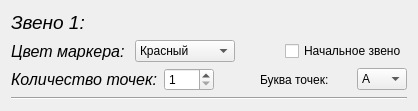
                 <widget class="QWidget" name="linkForm_1" native="true">
                  <layout class="QVBoxLayout" name="verticalLayout_7">
                   <item>
                    <widget class="QLabel" name="label_39">
                     <property name="font">
                      <font>
                       <pointsize>14</pointsize>
                       <italic>true</italic>
                      </font>
                     </property>
                     <property name="text">
                      <string>Звено 1:</string>
                     </property>
                    </widget>
                   </item>
                   <item>
                    <layout class="QHBoxLayout" name="horizontalLayout_24">
                     <property name="spacing">
                      <number>10</number>
                     </property>
                     <item>
                      <widget class="QLabel" name="label_40">
                       <property name="font">
                        <font>
                         <pointsize>12</pointsize>
                         <italic>true</italic>
                        </font>
                       </property>
                       <property name="text">
                        <string>Цвет маркера:</string>
                       </property>
                      </widget>
                     </item>
                     <item>
                      <widget class="QComboBox" name="link_1_color">
                       <property name="minimumSize">
                        <size>
                         <width>100</width>
                         <height>0</height>
                        </size>
                       </property>
                       <item>
                        <property name="text">
                         <string>Красный</string>
                        </property>
                       </item>
                       <item>
                        <property name="text">
                         <string>Желтый</string>
                        </property>
                       </item>
                       <item>
                        <property name="text">
                         <string>Синий</string>
                        </property>
                       </item>
                       <item>
                        <property name="text">
                         <string>Зелёный</string>
                        </property>
                       </item>
                      </widget>
                     </item>
                     <item>
                      <spacer name="horizontalSpacer_21">
                       <property name="orientation">
                        <enum>Qt::Horizontal</enum>
                       </property>
                       <property name="sizeHint" stdset="0">
                        <size>
                         <width>40</width>
                         <height>20</height>
                        </size>
                       </property>
                      </spacer>
                     </item>
                     <item>
                      <widget class="QCheckBox" name="link_1_initial">
                       <property name="text">
                        <string>Начальное звено</string>
                       </property>
                      </widget>
                     </item>
                    </layout>
                   </item>
                   <item>
                    <layout class="QHBoxLayout" name="horizontalLayout_25">
                     <item>
                      <widget class="QLabel" name="label_41">
                       <property name="font">
                        <font>
                         <pointsize>12</pointsize>
                         <italic>true</italic>
                        </font>
                       </property>
                       <property name="text">
                        <string>Количество точек:</string>
                       </property>
                      </widget>
                     </item>
                     <item>
                      <widget class="QSpinBox" name="link_1_points">
                       <property name="maximumSize">
                        <size>
                         <width>50</width>
                         <height>16777215</height>
                        </size>
                       </property>
                       <property name="minimum">
                        <number>1</number>
                       </property>
                       <property name="maximum">
                        <number>3</number>
                       </property>
                       <property name="value">
                        <number>1</number>
                       </property>
                      </widget>
                     </item>
                     <item>
                      <spacer name="horizontalSpacer_22">
                       <property name="orientation">
                        <enum>Qt::Horizontal</enum>
                       </property>
                       <property name="sizeType">
                        <enum>QSizePolicy::Minimum</enum>
                       </property>
                       <property name="sizeHint" stdset="0">
                        <size>
                         <width>40</width>
                         <height>20</height>
                        </size>
                       </property>
                      </spacer>
                     </item>
                     <item>
                      <widget class="QLabel" name="label_42">
                       <property name="text">
                        <string>Буква точек:</string>
                       </property>
                      </widget>
                     </item>
                     <item>
                      <widget class="QComboBox" name="link_1_letter">
                       <property name="maximumSize">
                        <size>
                         <width>50</width>
                         <height>16777215</height>
                        </size>
                       </property>
                       <item>
                        <property name="text">
                         <string>A</string>
                        </property>
                       </item>
                       <item>
                        <property name="text">
                         <string>B</string>
                        </property>
                       </item>
                       <item>
                        <property name="text">
                         <string>C</string>
                        </property>
                       </item>
                       <item>
                        <property name="text">
                         <string>D</string>
                        </property>
                       </item>
                       <item>
                        <property name="text">
                         <string>E</string>
                        </property>
                       </item>
                       <item>
                        <property name="text">
                         <string>F</string>
                        </property>
                       </item>
                       <item>
                        <property name="text">
                         <string>G</string>
                        </property>
                       </item>
                      </widget>
                     </item>
                    </layout>
                   </item>
                   <item>
                    <widget class="Line" name="line_2">
                     <property name="orientation">
                      <enum>Qt::Horizontal</enum>
                     </property>
                    </widget>
                   </item>
                  </layout>
                 </widget>
